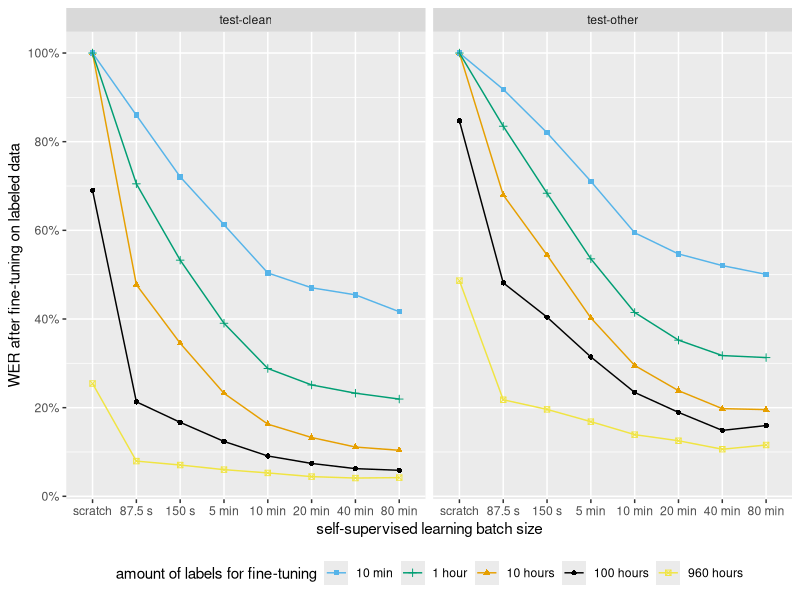
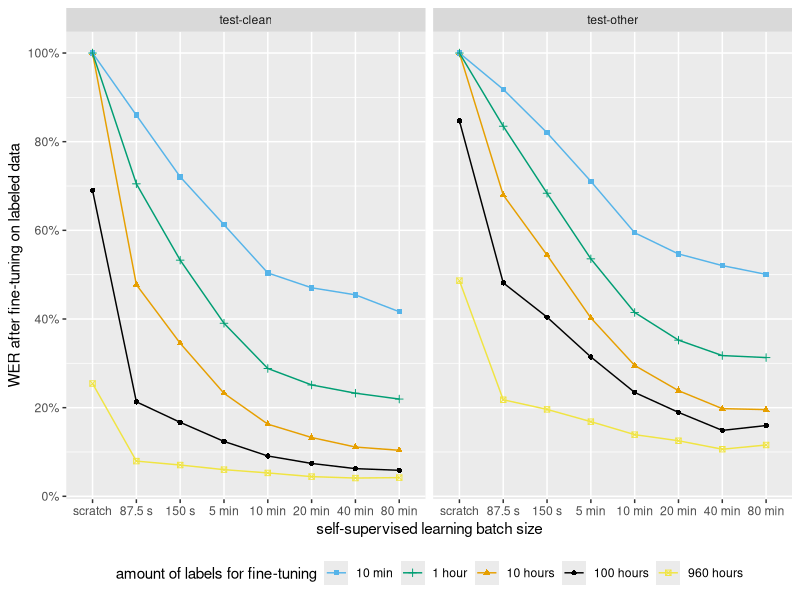

The R script that drew these images, in order:
# install the tidyverse
library(tidyverse)
library(patchwork)
library(scales)
library(ggthemes)
library(egg)

# read data
df = read.csv('ft_asr_lm.csv')

# process data

# only use test set results
df = subset(df, !(eval_dataset %in% c('dev-clean', 'dev-other')))

# change lm true/false to label for facet grid
df$lm = as.logical(df$lm)
df = df %>%
  mutate(lm = ifelse(lm == FALSE, 'letter decoding', '4-gram word decoding'))

# clip WER values to 1 and make percentages
df <- df %>%
  mutate(value = pmax(0, pmin(1, value)),  # Clip values between 0 and 1
         value = value * 100)              # Multiply values by 100

# change order of rows in facet grid
df$lm = factor(df$lm, levels = c("letter decoding", "4-gram word decoding"))

# x-axis for all graphs
x_axis = scale_x_discrete(
  name='self-supervised learning batch size',
  limits=c('scratch','0gpu', '1gpu', '2gpu', '4gpu', '8gpu', '16gpu', '32gpu'),
  labels=c('scratch', '87.5 s', '150 s', '5 min', '10 min', '20 min', '40 min', '80 min')
)

# legend for graphs
legend_breaks <- c(
  "ls10m", "ls1h", "ls10h", "ls100h", 'ls960h'
)
legend_labels = c('10 min', '1 hour', '10 hours', '100 hours', '960 hours')

# remove rows where column lm is equal to '4-gram word decoding'
df <- subset(df, lm != '4-gram word decoding')


# plot
g = (
  ggplot(df)
  + aes(
    batch.size, 
    value, 
    color=ft_dataset,
    shape=ft_dataset,
    group=ft_dataset
  )
  + geom_point()
  + geom_line()
  + x_axis
  + scale_y_continuous(name='WER after fine-tuning on labeled data',
                       labels = scales::percent_format(scale = 1),
                       breaks = seq(0, 100, by = 20))
  + scale_colour_colorblind(
    name='amount of labels for fine-tuning',
    breaks=legend_breaks,
    labels=legend_labels,
  )
  + scale_shape(
    name='amount of labels for fine-tuning',
    breaks=legend_breaks, 
    labels=legend_labels, 
  )
)

# change order of 
g = (
  g
  + facet_grid(cols = vars(eval_dataset)) 
  + theme(legend.position = "bottom")
)


g

ggsave(
  file="ft_plot_a4.pdf",
  plot=g,
  device = cairo_pdf,
  width = 210,
  height = 297/2-10,
  units = "mm"
)
